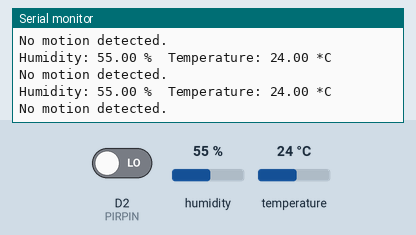
This program was run on a simulated STM32 Nucleo. Shown: the last lines printed to the serial monitor. Inputs (shaded band) come from the test bench; at power-on: D2 (PIRPIN) LOW, humidity 55 %, temperature 24 °C.

Above: at 1.8 s.
1.9 s: D2 (PIRPIN) driven HIGH
At 2.5 s:
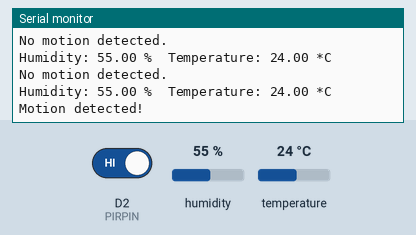
4.0 s: humidity set to 22 %
At 4.5 s:
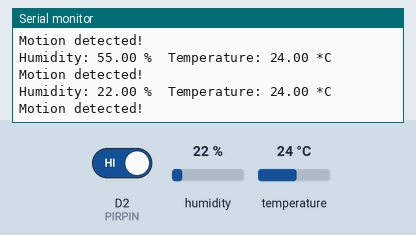
5.5 s: temperature set to 12 °C
At 6.5 s:
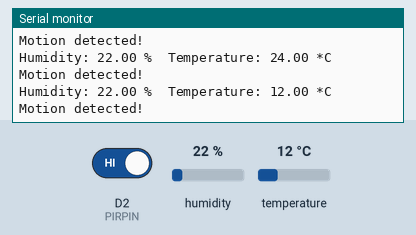
7.0 s: humidity set to 40 %
At 8.5 s:
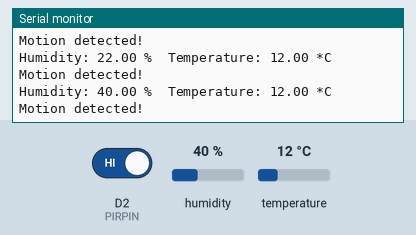
Timing chart, 0 to 9.5 s (numbered marks = the images above; inputs shaded):
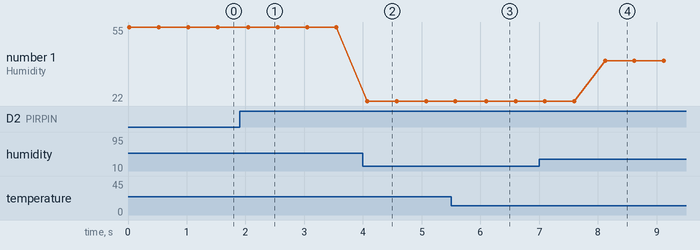

Measured:
- after the input at 1.9 s, the serial monitor: prints a new line after 0.15 s (image 1)
- after the input at 4.0 s, the serial monitor: prints a new line after 0.07 s (image 2)
- after the input at 5.5 s, the serial monitor: prints a new line after 0.60 s (image 3)
- after the input at 7.0 s, the serial monitor: prints a new line after 1.1 s (image 4)
- plotted number 1: 55 → 22 after the input at 4.0 s, 22 → 40 after the input at 7.0 s

The program:

main.cpp
```cpp
#include <DHT.h>
#include <Arduino.h>

#define DHTPIN D4
#define DHTTYPE DHT11     // DHT 11 sensor
#define PIRPIN D2

DHT dht(DHTPIN, DHTTYPE);

void setup()
{
    Serial.begin(9600);
    dht.begin();
    pinMode(PIRPIN, INPUT);
}

void loop()
{
    // Read temperature and humidity from DHT11
    float humidity = dht.readHumidity();
    float temperature = dht.readTemperature();

    // Read motion state from PIR sensor
    int motionState = digitalRead(PIRPIN);

    // Print the data to the Serial monitor
    Serial.print("Humidity: ");
    Serial.print(humidity);
    Serial.print(" %\t");
    Serial.print("Temperature: ");
    Serial.print(temperature);
    Serial.println(" *C");

    if (motionState == HIGH)
    {
        // Motion detected
        Serial.println("Motion detected!");
    }
    else
    {
        // No motion detected
        Serial.println("No motion detected.");
    }

    delay(500); // Delay before next reading
}
```
